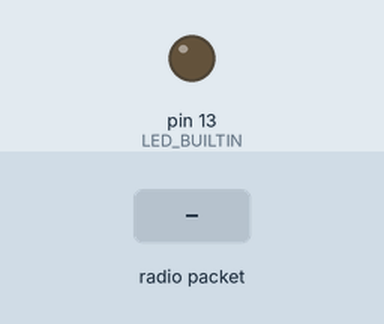
The sketch below on a simulated Arduino Uno, built with avr-gcc and run on an emulated ATmega328P. Shown: output pins drawn as LEDs (lit = HIGH). The inputs (shaded band) are chosen by the test bench. No radio packets arrive unless stated; what the sketch prints to the serial monitor is not drawn.

Above: at 1.2 s.
1.3 s: radio packet "1" arrives
Timing chart, 0 to 4.3 s (numbered marks = the images above; inputs shaded):
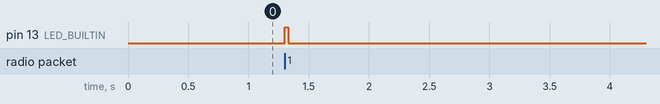

Measured:
- after the input at 1.3 s, pin 13 (LED_BUILTIN): LOW → HIGH at once, → LOW 0.03 s later

The sketch:

ping_base_lora32u4.ino
```cpp
/*
 * PING de prueba - lado BASE - BSFrance LoRa32u4 II (ATmega32u4 + SX1276)
 * TP Final IoT 2026 - Rastreo de ganado por LoRa P2P
 *
 * Sketch MINIMO para verificar SOLO la radio. Recibe los "TEST,<seq>" que manda
 * ping_collar_heltec y los imprime por Serial con RSSI/SNR del enlace.
 * Si aparecen las lineas RX, los dos chips (SX1262 <-> SX1276) se hablan.
 *
 * Radio: SX1276 via libreria LoRa.h (sandeepmistry), con los MISMOS parametros
 * del collar: 915 MHz, SF12, BW 125 kHz, CR 4/5, preambulo 12, syncword 0x12.
 *
 * IDE: seleccionar la placa BsFrance -> LoRa32u4II (868-915MHz).
 */

#include <SPI.h>
#include <LoRa.h>

// --- Pines del modulo LoRa en la LoRa32u4 ---
const int PIN_SS    = 8;
const int PIN_RESET = 4;
const int PIN_DIO0  = 7;

// --- Parametros de radio: deben coincidir con el collar ---
const long    FRECUENCIA_HZ = 915E6;
const int     SF            = 12;
const long    BW_HZ         = 125E3;
const int     CR_DENOM      = 5;      // 4/5
const int     SYNC_WORD     = 0x12;
const int     PREAMBLE_LEN  = 12;

void configurarRadio() {
  LoRa.setSpreadingFactor(SF);
  LoRa.setSignalBandwidth(BW_HZ);
  LoRa.setCodingRate4(CR_DENOM);
  LoRa.setPreambleLength(PREAMBLE_LEN);
  LoRa.setSyncWord(SYNC_WORD);
  LoRa.enableCrc();
}

void setup() {
  Serial.begin(115200);
  unsigned long t0 = millis();
  while (!Serial && millis() - t0 < 2000) {}

  pinMode(LED_BUILTIN, OUTPUT);
  digitalWrite(LED_BUILTIN, LOW);

  LoRa.setPins(PIN_SS, PIN_RESET, PIN_DIO0);
  if (!LoRa.begin(FRECUENCIA_HZ)) {
    Serial.println(F("Fallo al inicializar LoRa (ping base)."));
    while (1) {}
  }
  configurarRadio();

  Serial.println(F("Ping base lista. Esperando TEST del collar..."));
}

void loop() {
  int packetSize = LoRa.parsePacket();
  if (packetSize <= 0) return;

  String rx = "";
  while (LoRa.available()) rx += (char)LoRa.read();

  int   rssi = LoRa.packetRssi();
  float snr  = LoRa.packetSnr();

  Serial.print("RX: "); Serial.print(rx);
  Serial.print(" | RSSI="); Serial.print(rssi); Serial.print(" dBm");
  Serial.print(", SNR=");  Serial.print(snr, 1); Serial.println(" dB");

  digitalWrite(LED_BUILTIN, HIGH);
  delay(30);
  digitalWrite(LED_BUILTIN, LOW);
}
```
